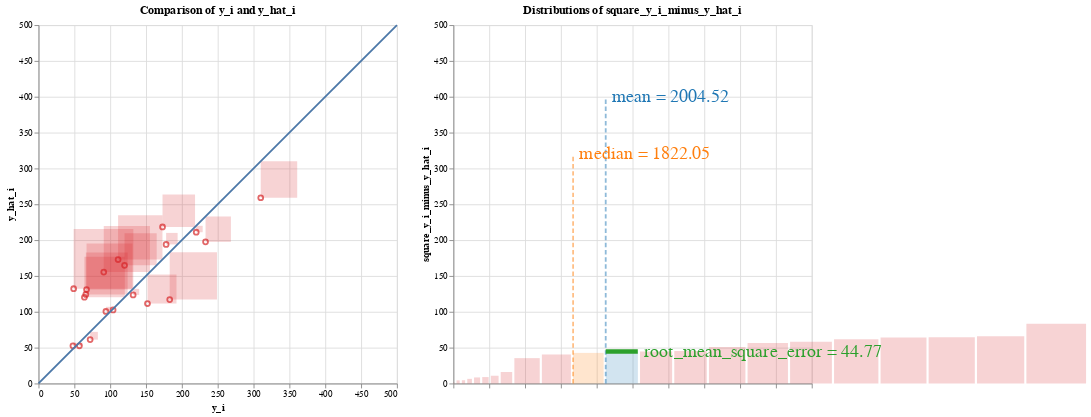

Source (notebook cell):
### Code cell
# root mean squared error
########### BEGIN COMPUTATION GRAPH ##########
## Everything below can be extracted from the abstract syntax tree

root_mean_square_error = np.sqrt(mean_square_error)
data_dict['root_mean_square_error'] = root_mean_square_error

root = ComputationNode('root', None, 'scalar_sqrt', input_data=['mean_square_error'], output_data='root_mean_square_error')
mean = ComputationNode('mean', root, 'mean', input_data=['square_y_i_minus_y_hat_i'], output_data='mean_square_error')
square_residuals = ComputationNode('square_y_i_minus_y_hat_i', mean, 'vector_square', input_data=['y_i_minus_y_hat_i'], output_data='square_y_i_minus_y_hat_i')
vector_difference_residuals = ComputationNode('vector_difference_residuals', square_residuals, 'vector_diff', input_data=['y_i', 'y_hat_i'], output_data='y_i_minus_y_hat_i')
y_i_res_node = ComputationNode('literal_yi_res', vector_difference_residuals, 'vector', output_data='y_i')
y_hat_node = ComputationNode('literal_yhat', vector_difference_residuals, 'vector', output_data='y_hat_i')

parser = ComputationTreeParser(root)
parser.parse_computation_tree()
vis_containers = parser.visualization_containers
########### END COMPUTATION GRAPH ##########
# print("vis_containers is ")
# [vc.pp() for vc in vis_containers]
r = AltairRenderer(vis_containers, data_dict, input_vars=input_vars)
charts = r.convert_to_charts()

charts.display()

### Figure 1 — Vega-Lite specification as saved in the notebook (floating-point values rounded to 4 significant figures)
{"config": {"view": {"continuousWidth": 400, "continuousHeight": 300}}, "hconcat": [{"layer": [{"mark": "point", "encoding": {"color": {"condition": {"value": "yellow", "selection": "selector004"}, "field": "color", "legend": null, "scale": {"scheme": "category10"}, "type": "nominal"}, "tooltip": [{"field": "age", "type": "quantitative"}, {"field": "bmi", "type": "quantitative"}, {"field": "bp", "type": "quantitative"}, {"field": "glu", "type": "quantitative"}, {"field": "hdl", "type": "quantitative"}, {"field": "id", "type": "quantitative"}, {"field": "ldl", "type": "quantitative"}, {"field": "ltg", "type": "quantitative"}, {"field": "sex", "type": "quantitative"}, {"field": "tc", "type": "quantitative"}, {"field": "tch", "type": "quantitative"}, {"field": "y_hat_i", "type": "quantitative"}, {"field": "y_i", "type": "quantitative"}], "x": {"axis": {"title": "y_i"}, "field": "x", "scale": {"domain": [0, 500]}, "type": "quantitative"}, "y": {"axis": {"title": "y_hat_i"}, "field": "y", "scale": {"domain": [0, 500]}, "type": "quantitative"}}, "height": 400.0, "title": "Comparison of y_i and y_hat_i", "width": 400.0}, {"mark": {"type": "rect", "opacity": 0.2}, "encoding": {"color": {"condition": {"value": "yellow", "selection": "selector004"}, "field": "color", "legend": null, "scale": {"scheme": "category10"}, "type": "nominal"}, "tooltip": [{"field": "age", "type": "quantitative"}, {"field": "bmi", "type": "quantitative"}, {"field": "bp", "type": "quantitative"}, {"field": "glu", "type": "quantitative"}, {"field": "hdl", "type": "quantitative"}, {"field": "id", "type": "quantitative"}, {"field": "ldl", "type": "quantitative"}, {"field": "ltg", "type": "quantitative"}, {"field": "sex", "type": "quantitative"}, {"field": "tc", "type": "quantitative"}, {"field": "tch", "type": "quantitative"}, {"field": "y_hat_i", "type": "quantitative"}, {"field": "y_i", "type": "quantitative"}], "x": {"axis": {"title": "y_i"}, "field": "x", "scale": {"domain": [0, 500]}, "type": "quantitative"}, "x2": {"field": "squarex2"}, "y": {"axis": {"title": "y_hat_i"}, "field": "y", "scale": {"domain": [0, 500]}, "type": "quantitative"}, "y2": {"field": "squarey2"}}, "height": 400.0, "selection": {"selector004": {"type": "single", "fields": ["id"], "on": "mouseover", "empty": "none"}}, "title": "Magnitudes of square_y_i_minus_y_hat_i", "width": 400.0}, {"data": {"name": "data-e18c70fdf05de719b9350ab397f3d2c9"}, "mark": "line", "encoding": {"x": {"field": "x", "type": "quantitative"}, "y": {"field": "y", "type": "quantitative"}}}], "data": {"name": "data-61a1e290dadb42f802a7618992d736bb"}}, {"layer": [{"data": {"name": "data-4f19f44790161b023e6e6b97f04e1878"}, "mark": {"type": "rect", "opacity": 0.2}, "encoding": {"color": {"condition": {"value": "yellow", "selection": "selector004"}, "field": "color", "legend": null, "scale": {"scheme": "category10"}, "type": "nominal"}, "tooltip": [{"field": "age", "type": "quantitative"}, {"field": "bmi", "type": "quantitative"}, {"field": "bp", "type": "quantitative"}, {"field": "glu", "type": "quantitative"}, {"field": "hdl", "type": "quantitative"}, {"field": "id", "type": "quantitative"}, {"field": "ldl", "type": "quantitative"}, {"field": "ltg", "type": "quantitative"}, {"field": "sex", "type": "quantitative"}, {"field": "tc", "type": "quantitative"}, {"field": "tch", "type": "quantitative"}, {"field": "y_hat_i", "type": "quantitative"}, {"field": "y_i", "type": "quantitative"}], "x": {"axis": {"labels": false, "title": ""}, "field": "squarex", "scale": {"domain": [0, 500]}, "type": "quantitative"}, "x2": {"field": "x2"}, "y": {"axis": {"title": "square_y_i_minus_y_hat_i"}, "field": "y", "scale": {"domain": [0, 500]}, "type": "quantitative"}, "y2": {"field": "y2"}}, "height": 400.0, "selection": {"selector004": {"type": "single", "fields": ["id"], "on": "mouseover", "empty": "none"}}, "title": "Distributions of square_y_i_minus_y_hat_i"}, {"data": {"name": "data-88e0cf213edf0deed61a4e0246b177b2"}, "mark": {"type": "line", "opacity": 0.5, "strokeDash": [5, 3], "strokeWidth": 2}, "encoding": {"color": {"field": "color", "legend": null, "scale": {"scheme": "category10"}, "type": "nominal"}, "x": {"field": "x", "type": "quantitative"}, "y": {"field": "y", "type": "quantitative"}}}, {"data": {"name": "data-88e0cf213edf0deed61a4e0246b177b2"}, "mark": {"type": "text", "align": "left", "baseline": "middle", "dx": 7, "fontSize": 20}, "encoding": {"color": {"field": "color", "legend": null, "scale": {"scheme": "category10"}, "type": "nominal"}, "text": {"value": "mean = 2004.52"}, "x": {"field": "x", "type": "quantitative"}, "y": {"field": "y", "type": "quantitative"}}, "transform": [{"filter": "(datum.y > 0)"}]}, {"data": {"name": "data-abf910d9a85d46276cb485285b5f25bf"}, "mark": {"type": "line", "opacity": 0.5, "strokeDash": [5, 3], "strokeWidth": 2}, "encoding": {"color": {"field": "color", "legend": null, "scale": {"scheme": "category10"}, "type": "nominal"}, "x": {"field": "x", "type": "quantitative"}, "y": {"field": "y", "type": "quantitative"}}}, {"data": {"name": "data-abf910d9a85d46276cb485285b5f25bf"}, "mark": {"type": "text", "align": "left", "baseline": "middle", "dx": 7, "fontSize": 20}, "encoding": {"color": {"field": "color", "legend": null, "scale": {"scheme": "category10"}, "type": "nominal"}, "text": {"value": "median = 1822.05"}, "x": {"field": "x", "type": "quantitative"}, "y": {"field": "y", "type": "quantitative"}}, "transform": [{"filter": "(datum.y > 0)"}]}, {"data": {"name": "data-4d09eed99407e3256cc0224d087b3394"}, "mark": {"type": "line", "opacity": 1.0, "strokeWidth": 5}, "encoding": {"color": {"field": "color", "legend": null, "scale": {"scheme": "category10"}, "type": "nominal"}, "x": {"field": "x", "type": "quantitative"}, "y": {"field": "y", "type": "quantitative"}}}, {"data": {"name": "data-4d09eed99407e3256cc0224d087b3394"}, "mark": {"type": "text", "align": "left", "baseline": "middle", "dx": 7, "fontSize": 20}, "encoding": {"color": {"field": "color", "legend": null, "scale": {"scheme": "category10"}, "type": "nominal"}, "text": {"value": "root_mean_square_error = 44.77"}, "x": {"field": "x", "type": "quantitative"}, "y": {"field": "y", "type": "quantitative"}}, "transform": [{"filter": "(datum.x > 212.6190126059955)"}]}]}], "$schema": "https://vega.github.io/schema/vega-lite/v4.17.0.json", "datasets": {"data-61a1e290dadb42f802a7618992d736bb": [{"linediff": 35.38, "color": "square_y_i_minus_y_hat_i", "x": 233.0, "y": 197.6, "squarediff": 35.38, "id": 0, "y_i": 233.0, "y_hat_i": 197.6, "age": -0.07817, "sex": 0.05068, "bmi": 0.07786, "bp": 0.05286, "tc": 0.07824, "ldl": 0.06445, "hdl": 0.02655, "tch": -0.002592, "ltg": 0.04067, "glu": -0.009362, "squarex2": 268.4, "squarey2": 233.0}, {"linediff": -64.44, "color": "square_y_i_minus_y_hat_i", "x": 91.0, "y": 155.4, "squarediff": 64.44, "id": 1, "y_i": 91.0, "y_hat_i": 155.4, "age": 0.009016, "sex": 0.05068, "bmi": -0.03962, "bp": 0.02876, "tc": 0.03833, "ldl": 0.07353, "hdl": -0.07285, "tch": 0.1081, "ltg": 0.01557, "glu": -0.04664, "squarex2": 155.4, "squarey2": 219.9}, {"linediff": -61.89, "color": "square_y_i_minus_y_hat_i", "x": 111.0, "y": 172.9, "squarediff": 61.89, "id": 2, "y_i": 111.0, "y_hat_i": 172.9, "age": 0.001751, "sex": 0.05068, "bmi": 0.01104, "bp": -0.01944, "tc": -0.0167, "ldl": -0.003819, "hdl": -0.04708, "tch": 0.03431, "ltg": 0.02406, "glu": 0.02377, "squarex2": 172.9, "squarey2": 234.8}, {"linediff": 40.47, "color": "square_y_i_minus_y_hat_i", "x": 152.0, "y": 111.5, "squarediff": 40.47, "id": 3, "y_i": 152.0, "y_hat_i": 111.5, "age": -0.07817, "sex": -0.04464, "bmi": -0.0407, "bp": -0.08141, "tc": -0.1006, "ldl": -0.1128, "hdl": 0.02287, "tch": -0.07639, "ltg": -0.02029, "glu": -0.05078, "squarex2": 192.5, "squarey2": 152.0}, {"linediff": -44.79, "color": "square_y_i_minus_y_hat_i", "x": 120.0, "y": 164.8, "squarediff": 44.79, "id": 4, "y_i": 120.0, "y_hat_i": 164.8, "age": 0.03081, "sex": 0.05068, "bmi": -0.03423, "bp": 0.04367, "tc": 0.0576, "ldl": 0.06883, "hdl": -0.03236, "tch": 0.05756, "ltg": 0.03546, "glu": 0.08591, "squarex2": 164.8, "squarey2": 209.6}, {"linediff": -64.07, "color": "square_y_i_minus_y_hat_i", "x": 67.0, "y": 131.1, "squarediff": 64.07, "id": 5, "y_i": 67.0, "y_hat_i": 131.1, "age": -0.03457, "sex": 0.05068, "bmi": 0.00565, "bp": -0.00567, "tc": -0.07312, "ldl": -0.06269, "hdl": -0.006584, "tch": -0.03949, "ltg": -0.04542, "glu": 0.03206, "squarex2": 131.1, "squarey2": 195.1}, {"linediff": 50.88, "color": "square_y_i_minus_y_hat_i", "x": 310.0, "y": 259.1, "squarediff": 50.88, "id": 6, "y_i": 310.0, "y_hat_i": 259.1, "age": 0.04897, "sex": 0.05068, "bmi": 0.08864, "bp": 0.08729, "tc": 0.03558, "ldl": 0.02155, "hdl": -0.02499, "tch": 0.03431, "ltg": 0.06605, "glu": 0.1315, "squarex2": 360.9, "squarey2": 310.0}, {"linediff": -6.479, "color": "square_y_i_minus_y_hat_i", "x": 94.0, "y": 100.5, "squarediff": 6.479, "id": 7, "y_i": 94.0, "y_hat_i": 100.5, "age": -0.04184, "sex": -0.04464, "bmi": -0.03315, "bp": -0.02288, "tc": 0.04659, "ldl": 0.04159, "hdl": 0.056, "tch": -0.02473, "ltg": -0.02595, "glu": -0.03836, "squarex2": 100.5, "squarey2": 107.0}, {"linediff": 65.94, "color": "square_y_i_minus_y_hat_i", "x": 183.0, "y": 117.1, "squarediff": 65.94, "id": 8, "y_i": 183.0, "y_hat_i": 117.1, "age": -0.009147, "sex": -0.04464, "bmi": -0.05686, "bp": -0.05043, "tc": 0.02182, "ldl": 0.04535, "hdl": -0.02867, "tch": 0.03431, "ltg": -0.009919, "glu": -0.01765, "squarex2": 248.9, "squarey2": 183.0}, {"linediff": -58.3, "color": "square_y_i_minus_y_hat_i", "x": 66.0, "y": 124.3, "squarediff": 58.3, "id": 9, "y_i": 66.0, "y_hat_i": 124.3, "age": 0.07077, "sex": 0.05068, "bmi": -0.031, "bp": 0.02187, "tc": -0.03734, "ldl": -0.04703, "hdl": 0.03391, "tch": -0.03949, "ltg": -0.01496, "glu": -0.001078, "squarex2": 124.3, "squarey2": 182.6}, {"linediff": -45.37, "color": "square_y_i_minus_y_hat_i", "x": 173.0, "y": 218.4, "squarediff": 45.37, "id": 10, "y_i": 173.0, "y_hat_i": 218.4, "age": 0.009016, "sex": -0.04464, "bmi": 0.05523, "bp": -0.00567, "tc": 0.0576, "ldl": 0.04472, "hdl": -0.002903, "tch": 0.02324, "ltg": 0.05569, "glu": 0.1066, "squarex2": 218.4, "squarey2": 263.7}, {"linediff": 10.8, "color": "square_y_i_minus_y_hat_i", "x": 72.0, "y": 61.2, "squarediff": 10.8, "id": 11, "y_i": 72.0, "y_hat_i": 61.2, "age": -0.02731, "sex": -0.04464, "bmi": -0.0601, "bp": -0.02977, "tc": 0.04659, "ldl": 0.01998, "hdl": 0.1223, "tch": -0.03949, "ltg": -0.0514, "glu": -0.009362, "squarex2": 82.8, "squarey2": 72.0}, {"linediff": -83.25, "color": "square_y_i_minus_y_hat_i", "x": 49.0, "y": 132.2, "squarediff": 83.25, "id": 12, "y_i": 49.0, "y_hat_i": 132.2, "age": 0.01628, "sex": -0.04464, "bmi": 0.001339, "bp": 0.008101, "tc": 0.005311, "ldl": 0.0109, "hdl": 0.03023, "tch": -0.03949, "ltg": -0.04542, "glu": 0.03206, "squarex2": 132.2, "squarey2": 215.5}, {"linediff": -56.33, "color": "square_y_i_minus_y_hat_i", "x": 64.0, "y": 120.3, "squarediff": 56.33, "id": 13, "y_i": 64.0, "y_hat_i": 120.3, "age": -0.01278, "sex": -0.04464, "bmi": -0.02345, "bp": -0.0401, "tc": -0.0167, "ldl": 0.004636, "hdl": -0.01763, "tch": -0.002592, "ltg": -0.03846, "glu": -0.03836, "squarex2": 120.3, "squarey2": 176.7}, {"linediff": -4.545, "color": "square_y_i_minus_y_hat_i", "x": 48.0, "y": 52.55, "squarediff": 4.545, "id": 14, "y_i": 48.0, "y_hat_i": 52.55, "age": -0.05637, "sex": -0.04464, "bmi": -0.07411, "bp": -0.05043, "tc": -0.02496, "ldl": -0.04703, "hdl": 0.09282, "tch": -0.07639, "ltg": -0.06118, "glu": -0.04664, "squarex2": 52.55, "squarey2": 57.09}, {"linediff": -16.04, "color": "square_y_i_minus_y_hat_i", "x": 178.0, "y": 194.0, "squarediff": 16.04, "id": 15, "y_i": 178.0, "y_hat_i": 194.0, "age": 0.04171, "sex": 0.05068, "bmi": 0.01966, "bp": 0.05974, "tc": -0.005697, "ldl": -0.002566, "hdl": -0.02867, "tch": -0.002592, "ltg": 0.03119, "glu": 0.007207, "squarex2": 194.0, "squarey2": 210.1}, {"linediff": 1.424, "color": "square_y_i_minus_y_hat_i", "x": 104.0, "y": 102.6, "squarediff": 1.424, "id": 16, "y_i": 104.0, "y_hat_i": 102.6, "age": -0.005515, "sex": 0.05068, "bmi": -0.01591, "bp": -0.06764, "tc": 0.04934, "ldl": 0.07917, "hdl": -0.02867, "tch": 0.03431, "ltg": -0.01811, "glu": 0.04449, "squarex2": 105.4, "squarey2": 104.0}, {"linediff": 8.432, "color": "square_y_i_minus_y_hat_i", "x": 132.0, "y": 123.6, "squarediff": 8.432, "id": 17, "y_i": 132.0, "y_hat_i": 123.6, "age": 0.04171, "sex": 0.05068, "bmi": -0.01591, "bp": 0.01729, "tc": -0.03734, "ldl": -0.01384, "hdl": -0.02499, "tch": -0.01108, "ltg": -0.04688, "glu": 0.01549, "squarex2": 140.4, "squarey2": 132.0}, {"linediff": 8.965, "color": "square_y_i_minus_y_hat_i", "x": 220.0, "y": 211.0, "squarediff": 8.965, "id": 18, "y_i": 220.0, "y_hat_i": 211.0, "age": -0.04547, "sex": -0.04464, "bmi": 0.03906, "bp": 0.001215, "tc": 0.01632, "ldl": 0.01528, "hdl": -0.02867, "tch": 0.02656, "ltg": 0.04453, "glu": -0.02593, "squarex2": 229.0, "squarey2": 220.0}, {"linediff": 4.398, "color": "square_y_i_minus_y_hat_i", "x": 57.0, "y": 52.6, "squarediff": 4.398, "id": 19, "y_i": 57.0, "y_hat_i": 52.6, "age": -0.04547, "sex": -0.04464, "bmi": -0.07303, "bp": -0.08141, "tc": 0.08374, "ldl": 0.02781, "hdl": 0.1738, "tch": -0.03949, "ltg": -0.004222, "glu": 0.003064, "squarex2": 61.4, "squarey2": 57.0}], "data-e18c70fdf05de719b9350ab397f3d2c9": [{"x": 0, "y": 0}, {"x": 500, "y": 500}], "data-4f19f44790161b023e6e6b97f04e1878": [{"val": 2.029, "is_mean": false, "is_median": false, "y_i": 104.0, "y_hat_i": 102.6, "age": -0.005515, "sex": 0.05068, "bmi": -0.01591, "bp": -0.06764, "tc": 0.04934, "ldl": 0.07917, "hdl": -0.02867, "tch": 0.03431, "ltg": -0.01811, "glu": 0.04449, "id": 16, "x": 0, "color": "square_y_i_minus_y_hat_i", "sqrtval": 1.424, "squarex": 0.0, "y": 0, "x2": 1.424, "y2": 1.424}, {"val": 19.34, "is_mean": false, "is_median": false, "y_i": 57.0, "y_hat_i": 52.6, "age": -0.04547, "sex": -0.04464, "bmi": -0.07303, "bp": -0.08141, "tc": 0.08374, "ldl": 0.02781, "hdl": 0.1738, "tch": -0.03949, "ltg": -0.004222, "glu": 0.003064, "id": 19, "x": 1, "color": "square_y_i_minus_y_hat_i", "sqrtval": 4.398, "squarex": 4.424, "y": 0, "x2": 8.822, "y2": 4.398}, {"val": 20.66, "is_mean": false, "is_median": false, "y_i": 48.0, "y_hat_i": 52.55, "age": -0.05637, "sex": -0.04464, "bmi": -0.07411, "bp": -0.05043, "tc": -0.02496, "ldl": -0.04703, "hdl": 0.09282, "tch": -0.07639, "ltg": -0.06118, "glu": -0.04664, "id": 14, "x": 2, "color": "square_y_i_minus_y_hat_i", "sqrtval": 4.545, "squarex": 11.82, "y": 0, "x2": 16.37, "y2": 4.545}, {"val": 41.97, "is_mean": false, "is_median": false, "y_i": 94.0, "y_hat_i": 100.5, "age": -0.04184, "sex": -0.04464, "bmi": -0.03315, "bp": -0.02288, "tc": 0.04659, "ldl": 0.04159, "hdl": 0.056, "tch": -0.02473, "ltg": -0.02595, "glu": -0.03836, "id": 7, "x": 3, "color": "square_y_i_minus_y_hat_i", "sqrtval": 6.479, "squarex": 19.37, "y": 0, "x2": 25.85, "y2": 6.479}, {"val": 71.1, "is_mean": false, "is_median": false, "y_i": 132.0, "y_hat_i": 123.6, "age": 0.04171, "sex": 0.05068, "bmi": -0.01591, "bp": 0.01729, "tc": -0.03734, "ldl": -0.01384, "hdl": -0.02499, "tch": -0.01108, "ltg": -0.04688, "glu": 0.01549, "id": 17, "x": 4, "color": "square_y_i_minus_y_hat_i", "sqrtval": 8.432, "squarex": 28.85, "y": 0, "x2": 37.28, "y2": 8.432}, {"val": 80.38, "is_mean": false, "is_median": false, "y_i": 220.0, "y_hat_i": 211.0, "age": -0.04547, "sex": -0.04464, "bmi": 0.03906, "bp": 0.001215, "tc": 0.01632, "ldl": 0.01528, "hdl": -0.02867, "tch": 0.02656, "ltg": 0.04453, "glu": -0.02593, "id": 18, "x": 5, "color": "square_y_i_minus_y_hat_i", "sqrtval": 8.965, "squarex": 40.28, "y": 0, "x2": 49.24, "y2": 8.965}, {"val": 116.7, "is_mean": false, "is_median": false, "y_i": 72.0, "y_hat_i": 61.2, "age": -0.02731, "sex": -0.04464, "bmi": -0.0601, "bp": -0.02977, "tc": 0.04659, "ldl": 0.01998, "hdl": 0.1223, "tch": -0.03949, "ltg": -0.0514, "glu": -0.009362, "id": 11, "x": 6, "color": "square_y_i_minus_y_hat_i", "sqrtval": 10.8, "squarex": 52.24, "y": 0, "x2": 63.05, "y2": 10.8}, {"val": 257.2, "is_mean": false, "is_median": false, "y_i": 178.0, "y_hat_i": 194.0, "age": 0.04171, "sex": 0.05068, "bmi": 0.01966, "bp": 0.05974, "tc": -0.005697, "ldl": -0.002566, "hdl": -0.02867, "tch": -0.002592, "ltg": 0.03119, "glu": 0.007207, "id": 15, "x": 7, "color": "square_y_i_minus_y_hat_i", "sqrtval": 16.04, "squarex": 66.05, "y": 0, "x2": 82.09, "y2": 16.04}, {"val": 1252.0, "is_mean": false, "is_median": false, "y_i": 233.0, "y_hat_i": 197.6, "age": -0.07817, "sex": 0.05068, "bmi": 0.07786, "bp": 0.05286, "tc": 0.07824, "ldl": 0.06445, "hdl": 0.02655, "tch": -0.002592, "ltg": 0.04067, "glu": -0.009362, "id": 0, "x": 8, "color": "square_y_i_minus_y_hat_i", "sqrtval": 35.38, "squarex": 85.09, "y": 0, "x2": 120.5, "y2": 35.38}, {"val": 1638.0, "is_mean": false, "is_median": false, "y_i": 152.0, "y_hat_i": 111.5, "age": -0.07817, "sex": -0.04464, "bmi": -0.0407, "bp": -0.08141, "tc": -0.1006, "ldl": -0.1128, "hdl": 0.02287, "tch": -0.07639, "ltg": -0.02029, "glu": -0.05078, "id": 3, "x": 9, "color": "square_y_i_minus_y_hat_i", "sqrtval": 40.47, "squarex": 123.5, "y": 0, "x2": 163.9, "y2": 40.47}, {"val": 1822.0, "is_mean": false, "is_median": true, "y_i": -2.0, "y_hat_i": -2.0, "age": -2.0, "sex": -2.0, "bmi": -2.0, "bp": -2.0, "tc": -2.0, "ldl": -2.0, "hdl": -2.0, "tch": -2.0, "ltg": -2.0, "glu": -2.0, "id": 21, "x": 10, "color": "median", "sqrtval": 42.69, "squarex": 166.9, "y": 0, "x2": 209.6, "y2": 42.69}, {"val": 2005.0, "is_mean": true, "is_median": false, "y_i": -1.0, "y_hat_i": -1.0, "age": -1.0, "sex": -1.0, "bmi": -1.0, "bp": -1.0, "tc": -1.0, "ldl": -1.0, "hdl": -1.0, "tch": -1.0, "ltg": -1.0, "glu": -1.0, "id": 20, "x": 11, "color": "mean", "sqrtval": 44.77, "squarex": 212.6, "y": 0, "x2": 257.4, "y2": 44.77}, {"val": 2007.0, "is_mean": false, "is_median": false, "y_i": 120.0, "y_hat_i": 164.8, "age": 0.03081, "sex": 0.05068, "bmi": -0.03423, "bp": 0.04367, "tc": 0.0576, "ldl": 0.06883, "hdl": -0.03236, "tch": 0.05756, "ltg": 0.03546, "glu": 0.08591, "id": 4, "x": 12, "color": "square_y_i_minus_y_hat_i", "sqrtval": 44.79, "squarex": 260.4, "y": 0, "x2": 305.2, "y2": 44.79}, {"val": 2058.0, "is_mean": false, "is_median": false, "y_i": 173.0, "y_hat_i": 218.4, "age": 0.009016, "sex": -0.04464, "bmi": 0.05523, "bp": -0.00567, "tc": 0.0576, "ldl": 0.04472, "hdl": -0.002903, "tch": 0.02324, "ltg": 0.05569, "glu": 0.1066, "id": 10, "x": 13, "color": "square_y_i_minus_y_hat_i", "sqrtval": 45.37, "squarex": 308.2, "y": 0, "x2": 353.6, "y2": 45.37}, {"val": 2588.0, "is_mean": false, "is_median": false, "y_i": 310.0, "y_hat_i": 259.1, "age": 0.04897, "sex": 0.05068, "bmi": 0.08864, "bp": 0.08729, "tc": 0.03558, "ldl": 0.02155, "hdl": -0.02499, "tch": 0.03431, "ltg": 0.06605, "glu": 0.1315, "id": 6, "x": 14, "color": "square_y_i_minus_y_hat_i", "sqrtval": 50.88, "squarex": 356.6, "y": 0, "x2": 407.4, "y2": 50.88}, {"val": 3173.0, "is_mean": false, "is_median": false, "y_i": 64.0, "y_hat_i": 120.3, "age": -0.01278, "sex": -0.04464, "bmi": -0.02345, "bp": -0.0401, "tc": -0.0167, "ldl": 0.004636, "hdl": -0.01763, "tch": -0.002592, "ltg": -0.03846, "glu": -0.03836, "id": 13, "x": 15, "color": "square_y_i_minus_y_hat_i", "sqrtval": 56.33, "squarex": 410.4, "y": 0, "x2": 466.8, "y2": 56.33}, {"val": 3399.0, "is_mean": false, "is_median": false, "y_i": 66.0, "y_hat_i": 124.3, "age": 0.07077, "sex": 0.05068, "bmi": -0.031, "bp": 0.02187, "tc": -0.03734, "ldl": -0.04703, "hdl": 0.03391, "tch": -0.03949, "ltg": -0.01496, "glu": -0.001078, "id": 9, "x": 16, "color": "square_y_i_minus_y_hat_i", "sqrtval": 58.3, "squarex": 469.8, "y": 0, "x2": 528.1, "y2": 58.3}, {"val": 3830.0, "is_mean": false, "is_median": false, "y_i": 111.0, "y_hat_i": 172.9, "age": 0.001751, "sex": 0.05068, "bmi": 0.01104, "bp": -0.01944, "tc": -0.0167, "ldl": -0.003819, "hdl": -0.04708, "tch": 0.03431, "ltg": 0.02406, "glu": 0.02377, "id": 2, "x": 17, "color": "square_y_i_minus_y_hat_i", "sqrtval": 61.89, "squarex": 531.1, "y": 0, "x2": 593.0, "y2": 61.89}, {"val": 4105.0, "is_mean": false, "is_median": false, "y_i": 67.0, "y_hat_i": 131.1, "age": -0.03457, "sex": 0.05068, "bmi": 0.00565, "bp": -0.00567, "tc": -0.07312, "ldl": -0.06269, "hdl": -0.006584, "tch": -0.03949, "ltg": -0.04542, "glu": 0.03206, "id": 5, "x": 18, "color": "square_y_i_minus_y_hat_i", "sqrtval": 64.07, "squarex": 596.0, "y": 0, "x2": 660.0, "y2": 64.07}, {"val": 4153.0, "is_mean": false, "is_median": false, "y_i": 91.0, "y_hat_i": 155.4, "age": 0.009016, "sex": 0.05068, "bmi": -0.03962, "bp": 0.02876, "tc": 0.03833, "ldl": 0.07353, "hdl": -0.07285, "tch": 0.1081, "ltg": 0.01557, "glu": -0.04664, "id": 1, "x": 19, "color": "square_y_i_minus_y_hat_i", "sqrtval": 64.44, "squarex": 663.0, "y": 0, "x2": 727.5, "y2": 64.44}, {"val": 4348.0, "is_mean": false, "is_median": false, "y_i": 183.0, "y_hat_i": 117.1, "age": -0.009147, "sex": -0.04464, "bmi": -0.05686, "bp": -0.05043, "tc": 0.02182, "ldl": 0.04535, "hdl": -0.02867, "tch": 0.03431, "ltg": -0.009919, "glu": -0.01765, "id": 8, "x": 20, "color": "square_y_i_minus_y_hat_i", "sqrtval": 65.94, "squarex": 730.5, "y": 0, "x2": 796.4, "y2": 65.94}, {"val": 6930.0, "is_mean": false, "is_median": false, "y_i": 49.0, "y_hat_i": 132.2, "age": 0.01628, "sex": -0.04464, "bmi": 0.001339, "bp": 0.008101, "tc": 0.005311, "ldl": 0.0109, "hdl": 0.03023, "tch": -0.03949, "ltg": -0.04542, "glu": 0.03206, "id": 12, "x": 21, "color": "square_y_i_minus_y_hat_i", "sqrtval": 83.25, "squarex": 799.4, "y": 0, "x2": 882.6, "y2": 83.25}], "data-88e0cf213edf0deed61a4e0246b177b2": [{"x": 212.5, "y": 0.0, "color": "mean"}, {"x": 212.5, "y": 400.0, "color": "mean"}], "data-abf910d9a85d46276cb485285b5f25bf": [{"x": 167.0, "y": 0.0, "color": "median"}, {"x": 167.0, "y": 320.0, "color": "median"}], "data-4d09eed99407e3256cc0224d087b3394": [{"x": 212.5, "y": 44.77, "color": "sqrt"}, {"x": 257.3, "y": 44.77, "color": "sqrt"}]}}
